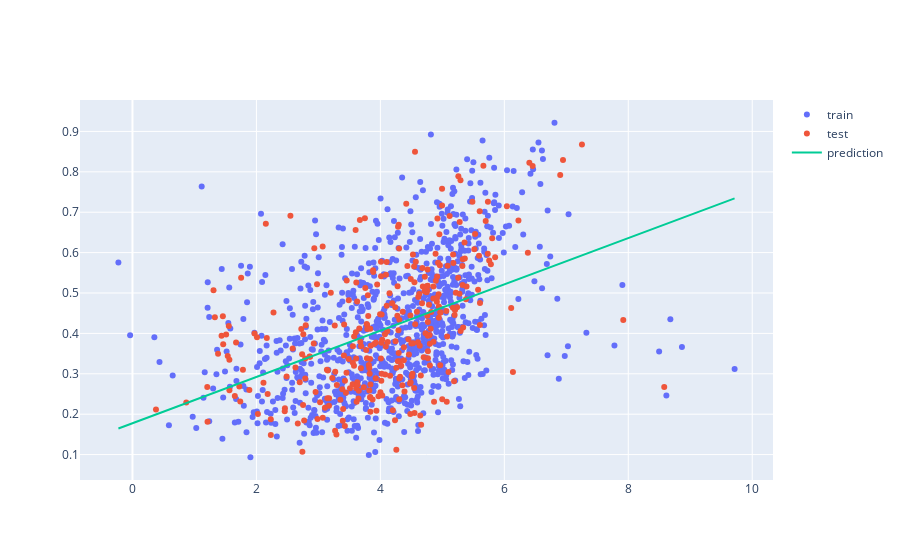

The code cell stored with this chart in its notebook:
### Code cell
import plotly.express as px
import plotly.graph_objects as go
from sklearn.linear_model import LinearRegression
from sklearn.model_selection import train_test_split
from sklearn.metrics import mean_squared_error, r2_score

df = counties_tp[(counties_tp['tweet_count_100k']!=0)&(counties_tp['protest_count_100k']!=0)][['tweet_count_100k', 'per_dem_2020']]
X = np.log(df.tweet_count_100k[:, None])
y = df.per_dem_2020
X_train, X_test, y_train, y_test = train_test_split(X, y, random_state=0)

model = LinearRegression()
model.fit(X_train, y_train)

x_range = np.linspace(X.min(), X.max(), 100)
y_range = model.predict(x_range.reshape(-1, 1))


fig = go.Figure([
    go.Scatter(x=X_train.squeeze(), y=y_train, name='train', mode='markers'),
    go.Scatter(x=X_test.squeeze(), y=y_test, name='test', mode='markers'),
    go.Scatter(x=x_range, y=y_range, name='prediction')
])

fig.show()

print("intercept:", model.intercept_.round(2))
print("slope:", model.coef_[0].round(2))

y_pred = model.predict(X_test.reshape(-1, 1))

MSE = mean_squared_error(y_test, y_pred)
print("MSE:", MSE.round(2))
print("RMSE:", np.sqrt(MSE).round(2))

R2 = r2_score(y_test, y_pred)
print("R2:\t", R2.round(3))

### Figure 1 — Plotly figure (JSON) as saved in the notebook; plotly's stock layout.template omitted (floating-point values rounded to 4 significant figures; data arrays with more than 128 entries replaced by an {"elided": "..."} marker saying what was removed)
{"data": [{"mode": "markers", "name": "train", "type": "scatter", "x": {"elided": "945 float values"}, "y": {"elided": "945 float values"}}, {"mode": "markers", "name": "test", "type": "scatter", "x": {"elided": "315 float values"}, "y": {"elided": "315 float values"}}, {"name": "prediction", "type": "scatter", "x": [-0.2268, -0.1264, -0.02594, 0.07449, 0.1749, 0.2753, 0.3758, 0.4762, 0.5766, 0.6771, 0.7775, 0.8779, 0.9783, 1.079, 1.179, 1.28, 1.38, 1.48, 1.581, 1.681, 1.782, 1.882, 1.983, 2.083, 2.183, 2.284, 2.384, 2.485, 2.585, 2.686, 2.786, 2.886, 2.987, 3.087, 3.188, 3.288, 3.389, 3.489, 3.589, 3.69, 3.79, 3.891, 3.991, 4.092, 4.192, 4.292, 4.393, 4.493, 4.594, 4.694, 4.795, 4.895, 4.995, 5.096, 5.196, 5.297, 5.397, 5.498, 5.598, 5.698, 5.799, 5.899, 6.0, 6.1, 6.201, 6.301, 6.401, 6.502, 6.602, 6.703, 6.803, 6.904, 7.004, 7.104, 7.205, 7.305, 7.406, 7.506, 7.606, 7.707, 7.807, 7.908, 8.008, 8.109, 8.209, 8.309, 8.41, 8.51, 8.611, 8.711, 8.812, 8.912, 9.012, 9.113, 9.213, 9.314, 9.414, 9.515, 9.615, 9.715], "y": [0.1645, 0.1702, 0.176, 0.1818, 0.1875, 0.1933, 0.199, 0.2048, 0.2105, 0.2163, 0.222, 0.2278, 0.2336, 0.2393, 0.2451, 0.2508, 0.2566, 0.2623, 0.2681, 0.2738, 0.2796, 0.2853, 0.2911, 0.2969, 0.3026, 0.3084, 0.3141, 0.3199, 0.3256, 0.3314, 0.3371, 0.3429, 0.3486, 0.3544, 0.3602, 0.3659, 0.3717, 0.3774, 0.3832, 0.3889, 0.3947, 0.4004, 0.4062, 0.4119, 0.4177, 0.4235, 0.4292, 0.435, 0.4407, 0.4465, 0.4522, 0.458, 0.4637, 0.4695, 0.4753, 0.481, 0.4868, 0.4925, 0.4983, 0.504, 0.5098, 0.5155, 0.5213, 0.527, 0.5328, 0.5386, 0.5443, 0.5501, 0.5558, 0.5616, 0.5673, 0.5731, 0.5788, 0.5846, 0.5903, 0.5961, 0.6019, 0.6076, 0.6134, 0.6191, 0.6249, 0.6306, 0.6364, 0.6421, 0.6479, 0.6536, 0.6594, 0.6652, 0.6709, 0.6767, 0.6824, 0.6882, 0.6939, 0.6997, 0.7054, 0.7112, 0.717, 0.7227, 0.7285, 0.7342]}], "layout": {"autosize": true, "xaxis": {"autorange": true, "range": [-0.8311, 10.32], "type": "linear"}, "yaxis": {"autorange": true, "range": [0.03274, 0.9822], "type": "linear"}}}
